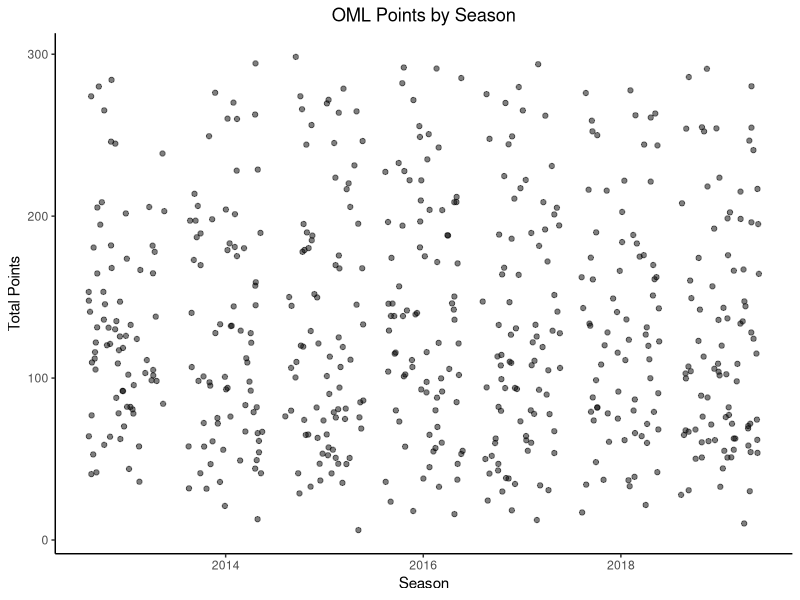
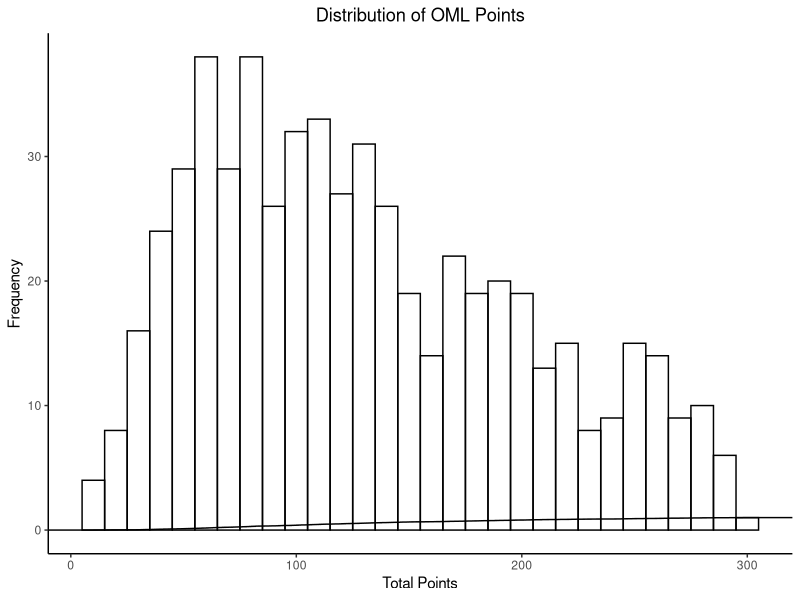
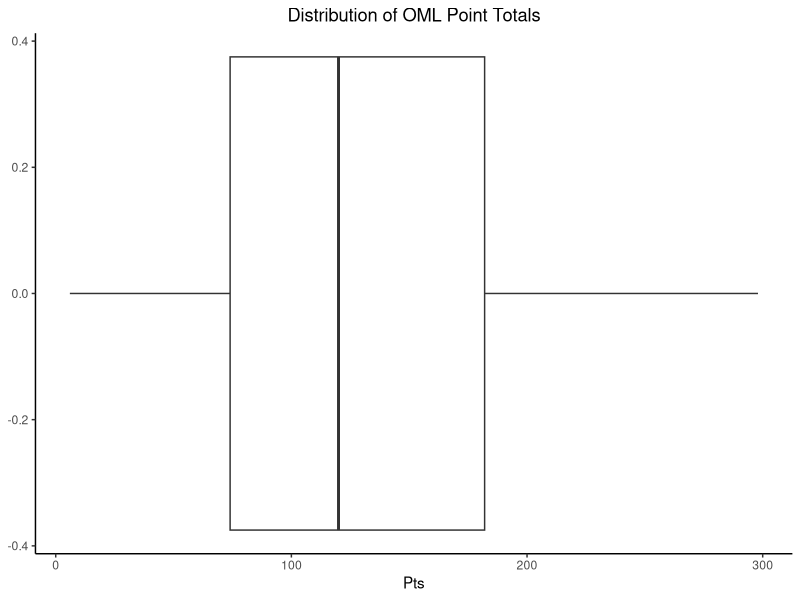
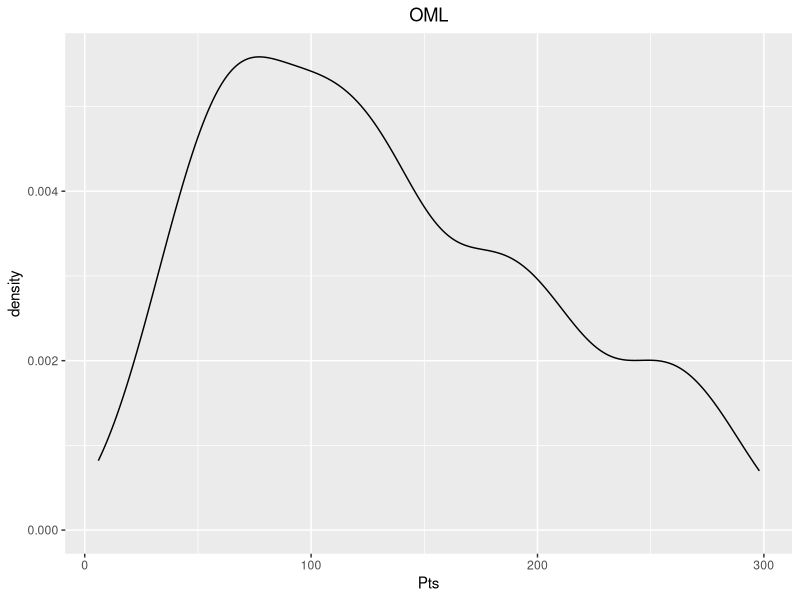
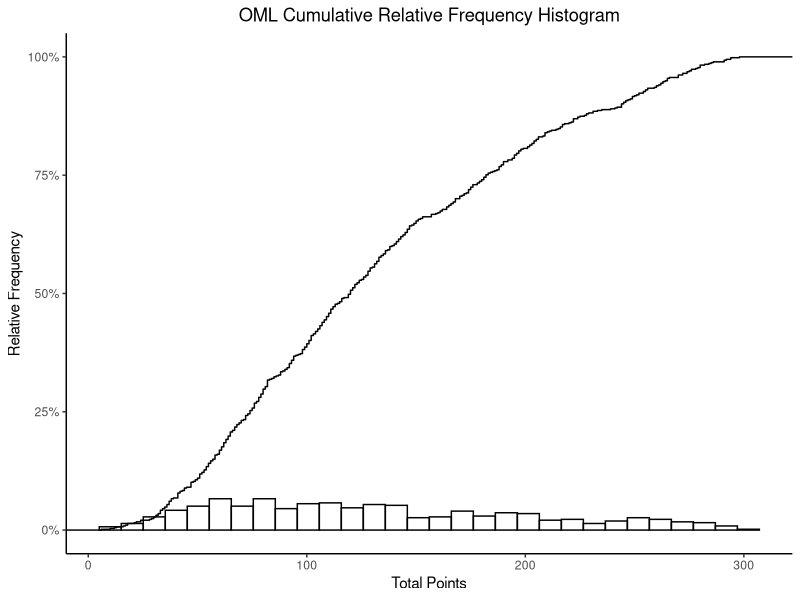
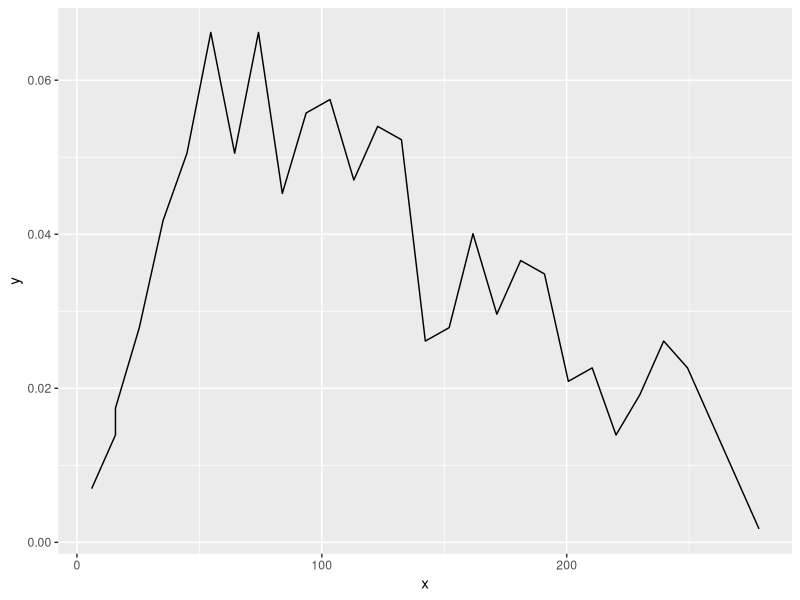

Recreate these plots in R, in order. (Note: this script raises an error after producing the figures.)
##############################################################################

#Loading Packages
library(readr)
library(dplyr)
library(stringr)
library(ggplot2)

##############################################################################

#Importing data
setwd("~/academic/c_class/c_calculus/HL IA")
oml_2018_19 <- read.csv(file = "oml2018-19.csv")
oml_2017_18 <- read.csv(file = "oml2017-18.csv")
oml_2016_17 <- read.csv(file = "oml2016-17.csv")
oml_2015_16 <- read.csv(file = "oml2015-16.csv")
oml_2014_15 <- read.csv(file = "oml2014-15.csv")
oml_2013_14 <- read.csv(file = "oml2013-14.csv")
oml_2012_13 <- read.csv(file = "oml2012-13.csv")

oml_2018_19 <- oml_2018_19 %>%
    mutate(year = 2019)
oml_2017_18 <- oml_2017_18 %>%
    mutate(year = 2018)
oml_2016_17 <- oml_2016_17 %>%
    mutate(year = 2017)
oml_2015_16 <- oml_2015_16 %>%
    mutate(year = 2016)
oml_2014_15 <- oml_2014_15 %>%
    mutate(year = 2015)
oml_2013_14 <- oml_2013_14 %>%
    mutate(year = 2014)
oml_2012_13 <- oml_2012_13 %>%
     mutate(year = 2013)
##############################################################################

#Merging tables
fulloml <- rbind(oml_2018_19,oml_2017_18, oml_2016_17, oml_2015_16, oml_2014_15, oml_2013_14, oml_2012_13)

##############################################################################

#Graphing histograms to view distribution 
# oml_2018_19 %>%
# ggplot( aes(x = Pts)) +
#   geom_histogram(aes(x = Pts), binwidth = 30) +
#   labs(title = "oml_18_19") +
#   theme(plot.title = element_text(hjust = 0.5))
# 
# oml_2017_18 %>%
#   ggplot( aes(x = Pts)) +
#   geom_histogram(aes(x = Pts), binwidth = 30) +
#   labs(title = "oml_17_18") +
#   theme(plot.title = element_text(hjust = 0.5))
# 
# oml_2016_17 %>%
#   ggplot( aes(x = Pts)) +
#   geom_histogram(aes(x = Pts), binwidth = 30) +
#   labs(title = "oml_16_17") +
#   theme(plot.title = element_text(hjust = 0.5))
# 
# oml_2015_16 %>%
#   ggplot( aes(x = Pts)) +
#   geom_histogram(aes(x = Pts), binwidth = 30)+
#   labs(title = "oml_15_16") +
#   theme(plot.title = element_text(hjust = 0.5))
# 
# oml_2014_15 %>%
#   ggplot( aes(x = Pts)) +
#   geom_histogram(aes(x = Pts), binwidth = 30) +
#   labs(title = "oml_14_15") +
#   theme(plot.title = element_text(hjust = 0.5))
# 
# oml_2013_14 %>%
#   ggplot( aes(x = Pts)) +
#   geom_histogram(aes(x = Pts), binwidth = 30) +
#   labs(title = "oml_13_14") +
#   theme(plot.title = element_text(hjust = 0.5))
# 
# oml_2012_13 %>%
#   ggplot( aes(x = Pts)) +
#   geom_histogram(aes(x = Pts), binwidth = 30) +
#   labs(title = "oml_12_13") +
#   theme(plot.title = element_text(hjust = 0.5))

##############################################################################

fulloml %>%
  ggplot( aes(x = year, y = Pts)) +
  geom_point(aes(x = fulloml$year, y = fulloml$Pts), position = "jitter", alpha = 0.5) +
  labs(title = "OML Points by Season") +
  ylab("Total Points") +
  xlab("Season") +
  theme_classic() +
  theme(plot.title = element_text(hjust = 0.5)) 

ptsyear_linearregression <- summary(lm(fulloml$Pts~fulloml$year))
ptsyear_lmcorrelation <- cor(fulloml$Pts,fulloml$year)

fulloml %>%
  ggplot( aes(x = Pts)) +
  geom_histogram(aes(x = Pts), binwidth = 10, alpha = 0, col="black") +
  labs(title = "Distribution of OML Points") +
  stat_ecdf() +
  ylab("Frequency") +
  xlab("Total Points") +
  theme_classic() +
  theme(plot.title = element_text(hjust = 0.5)) 

fulloml %>%
  ggplot( aes(x = Pts)) +
  geom_boxplot(aes(x = Pts)) +
  labs(title = "Distribution of OML Point Totals") +
  theme_classic() +
theme(plot.title = element_text(hjust = 0.5))

fulloml %>%
  ggplot( aes(x = Pts)) +
  geom_density(aes(x = Pts)) +
  labs(title = "OML") +
  theme(plot.title = element_text(hjust = 0.5))

dense = density(fulloml$Pts)
pdf <- approxfun(dense)

fulloml %>%
  ggplot( aes(x = Pts)) +
  geom_histogram(aes(x = Pts,y = stat(count) / sum(count)), alpha = 0, col="black") +
  labs(title = "OML Cumulative Relative Frequency Histogram") +
  theme(plot.title = element_text(hjust = 0.5)) +
  scale_y_continuous(labels = scales::percent) +
  stat_ecdf() +
  scale_x_continuous() +
  ylab("Relative Frequency") +
  xlab("Total Points") +
  theme_classic() +
  theme(plot.title = element_text(hjust = 0.5)) 


  
x <- c(6,6+1*(146/15),6+2*(146/15),6+3*(146/15),6+4*(146/15),6+5*(146/15),6+6*(146/15),6+7*(146/15),6+8*(146/15),6+9*(146/15),6+10*(146/15),6+11*(146/15),6+12*(146/15),6+13*(146/15),6+14*(146/15),6+15*(146/15),6+16*(146/15),6+17*(146/15),6+18*(146/15),6+19*(146/15),6+20*(146/15),6+21*(146/15),6+22*(146/15),6+23*(146/15),6+24*(146/15),6+25*(146/15),6+1*(146/15),6+26*(146/15),6+27*(146/15),6+28*(146/15))
w <- c(6+1*(146/15),6+2*(146/15),6+3*(146/15),6+4*(146/15),6+5*(146/15),6+6*(146/15),6+7*(146/15),6+8*(146/15),6+9*(146/15),6+10*(146/15),6+11*(146/15),6+12*(146/15),6+13*(146/15),6+14*(146/15),6+15*(146/15),6+16*(146/15),6+17*(146/15),6+18*(146/15),6+19*(146/15),6+20*(146/15),6+21*(146/15),6+22*(146/15),6+23*(146/15),6+24*(146/15),6+25*(146/15),6+1*(146/15),6+26*(146/15),6+27*(146/15),6+28*(146/15),6+29*(146/15))
y = c(0.006968, 0.013937, 0.027874, 0.041811, 0.050522, 0.06620202, 0.050522, 0.0662021, 0.0452961, 0.0557491, 0.057491, 0.0470383, 0.0540069, 0.0522648, 0.026132, 0.0278745, 0.040069, 0.029616, 0.0365853, 0.0348432, 0.0209059, 0.02264808, 0.0139372, 0.019163, 0.026132, 0.02264808, 0.0174216, 0.0156794, 0.008710801, 0.001742)
histogram <- data.frame(x, y)


histogram %>%
  ggplot( aes(x = x, y = y)) +
  geom_line(data = histogram, aes(x = x, y = y)) 


calctrap <- function(b1, b2, h) {
  A <- 1/2*(146/15)*h
  return(A)
}

sum(calctrap(x,w,y))

##############################################################################

mpioml <- fulloml %>%
  filter(Leibniz == "Mid-Pacific")

mpioml %>%
ggplot( aes(x = Pts,y = stat(count) / sum(count))) +
  geom_histogram(aes(x = Pts,y = stat(count) / sum(count)), bins = 11) +
  stat_count(aes(y=tat(count) / sum(count),label=round(stat(count) / sum(count)),geom="text"))


omlpoints <- fulloml %>%
  transmute(Pts = as.numeric(Pts))

bins <- seq(6, 298, by= 10)
Points <- cut(omlpoints$Pts, bins)
frequencytable <- transform(table(Points),Rel_Ref = prop.table(Freq), Cum_Freq=cumsum(Freq))
